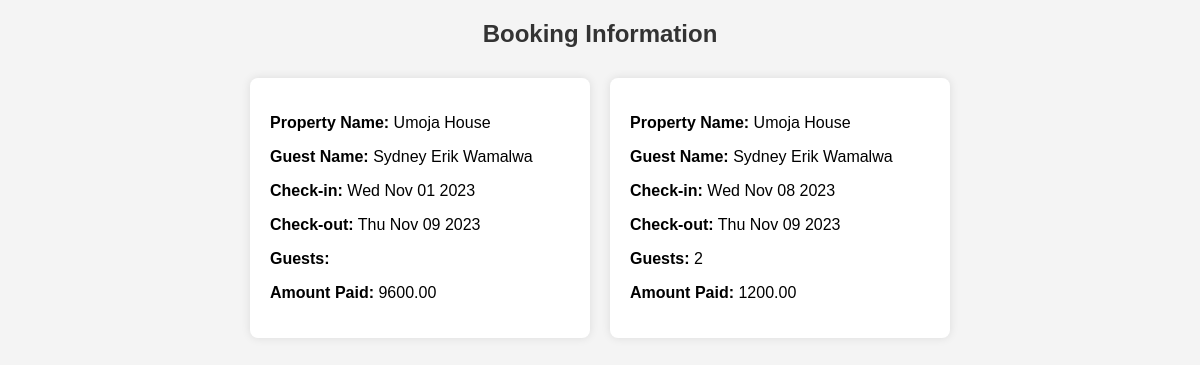
The page /viewpropertybookings/1 on the database as committed earlier.
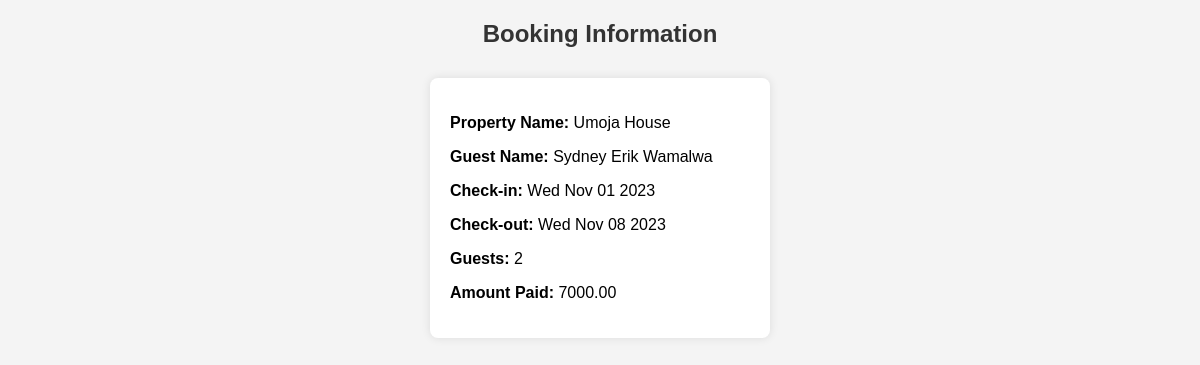
The same page on the database as committed later.
### tables this page shows
CREATE TABLE bookings (
            id INTEGER PRIMARY KEY,
            guest_name TEXT NOT NULL,
            property_id INTEGER,
            property_name TEXT NOT NULL,
            check_in DATE NOT NULL,
            check_out DATE NOT NULL,
            guests INTEGER NOT NULL,
            amount VARCHAR NOT NULL,
            user_id INTEGER NOT NULL,
            contacts TEXT NOT NULL,
            property_type TEXT NOT NULL,
            FOREIGN KEY (property_type) REFERENCES properties(property_type),
            FOREIGN KEY (user_id) REFERENCES users(id),
            FOREIGN KEY (property_id) REFERENCES properties (id)
        );

### app.py (the view)
@app.route('/viewpropertybookings/<destination_id>')
def viewpropertybooking(destination_id):
    try:
        with sqlite3.connect('users.db') as connection:
            cursor = connection.cursor()
            cursor.execute("SELECT * FROM bookings WHERE property_id = ?", (destination_id,))
            bookings_data = cursor.fetchall()
        return render_template('admin_property_booking.html', bookings_data=bookings_data)
    except Exception as e:
        print(f"Error fetching bookings: {e}")
        bookings_data = []
        return render_template('admin_property_booking.html', bookings_data=bookings_data, error=str(e))

### templates/admin_property_booking.html (shortened to what this page needs)
<!DOCTYPE html>
<html lang="en">
<head>
</head>
<body>
    <h2>Booking Information</h2>
    <div class="bookings-container">
        {% for booking in bookings_data %}
            <div class="bookings">
                <p><strong>Property Name:</strong> {{ booking[3] }}</p>
                <p><strong>Guest Name:</strong> {{ booking[1] }}</p>
                <p><strong>Check-in:</strong> {{ booking[4] }}</p>
                <p><strong>Check-out:</strong> {{ booking[5] }}</p>
                <p><strong>Guests:</strong> {{ booking[6] }}</p>
                <p><strong>Amount Paid:</strong> {{ booking[7] }}</p>
            </div>
        {% endfor %}
    </div>
</body>
</html>

Rows that differ between the two databases and show on the page:
removed bookings: property_name "Umoja House", guest_name "Sydney Erik Wamalwa", check_in "Wed Nov 08 2023", check_out "Thu Nov 09 2023", guests "2", amount "1200.00"
changed bookings "Umoja House": check_out "Thu Nov 09 2023" → "Wed Nov 08 2023"; guests (not shown) → "2"; amount "9600.00" → "7000.00"
